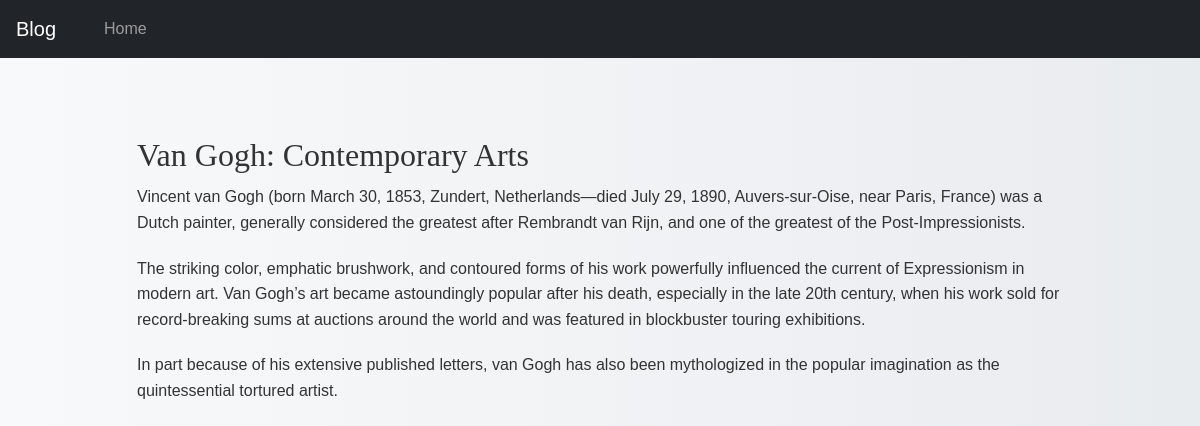
The page /blog/van_gogh/ on the database its author committed.
### blog/models.py (models this page shows, shortened)
class Post(models.Model):
    class NewManager(models.Manager):
        def get_queryset(self):
            return super().get_queryset() .filter(status='published')
    options = (
        ('draft', 'Draft'),
        ('published', 'Published'),
    )
    title = models.CharField(max_length=300)
    excerpt = models.TextField(null=True )
    slug = models.SlugField(max_length=300, unique_for_date='publish')
    publish = models.DateTimeField(default=timezone.now)
    author = models.ForeignKey(User, on_delete=models.CASCADE, related_name='blog_posts')
    content = models.TextField()
    status = models.CharField(max_length=10, choices=options, default='draft')
    objects = models.Manager() #default
    newmanager = NewManager() #custom
    class Meta:
        ordering = ('-publish',)

### blog/views.py (the view)
# urls.py: path('<slug:post>/', views.post_single, name='post_single'),
def post_single(request, post):
    post = get_object_or_404(Post, slug=post, status='published')
    return render(request, 'single.html', {'post' : post})

### blog/templates/single.html (shortened to what this page needs)
<!DOCTYPE html>
<html lang="en">
<head>
<link rel="stylesheet" href="https://cdn.jsdelivr.net/npm/bootstrap@5.3.3/dist/css/bootstrap.rtl.min.css">
</head>
<body>
    <nav class="navbar navbar-expand-lg navbar-dark bg-dark">
        <a class="navbar-brand" href="#">Blog</a>
        <div class="collapse navbar-collapse" id="navbarNav">
          <ul class="navbar-nav">
            <li class="nav-item">
              <a class="nav-link"  href="http://127.0.0.1:8000/blog"> Home </a>
            </li>
          </ul>
      </div>
    </nav>
    <div class="container">
        <div class="row justify-content-md-center">
            <div class="col-md-10 pt-5">
              <div class="col-14"><h1 class="post-title">{{ post.title }}</h1></div>
              <div class="col-14" class="post-content">{{ post.content|safe}}</div>
            </div>
        </div>
      </div>
</body>
</html>

### blog/templates/single.html (style rules this page uses)
body { font-family: 'Arial', sans-serif; line-height: 1.6; color: #333; }
h1, h2, h3, h4, h5, h6 { font-family: 'Georgia', serif; margin-bottom: 20px; }
p { margin-bottom: 20px; }
.navbar { margin-bottom: 30px; }
.post-title { font-size: 2em; margin-bottom: 10px; }
body { background: linear-gradient(to right, #f8f9fa, #e9ecef); color: #333; }

### rows shown on the page
Post: title "Van Gogh: Contemporary Arts", content "Vincent van Gogh (born March 30, 1853, Zundert, Netherlands—died July 29, 1890, Auvers-sur-Oise, near Paris, France) was a Dutch painter, generally considered the greatest after Rembrandt van Rijn, and one of the greatest of the Post-Impressionists. The striking color, emphatic brushwork, and contoured forms of his work powerfully influenced the current of Expressionism in modern art. Van Gogh’s art became astoundingly popular after his death, especially in the late 20th century, when his work sold for record-breaking sums at auctions around the world and was featured in blockbuster touring exhibitions. In part because of his extensive published letters, van Gogh has also been mythologized…"
